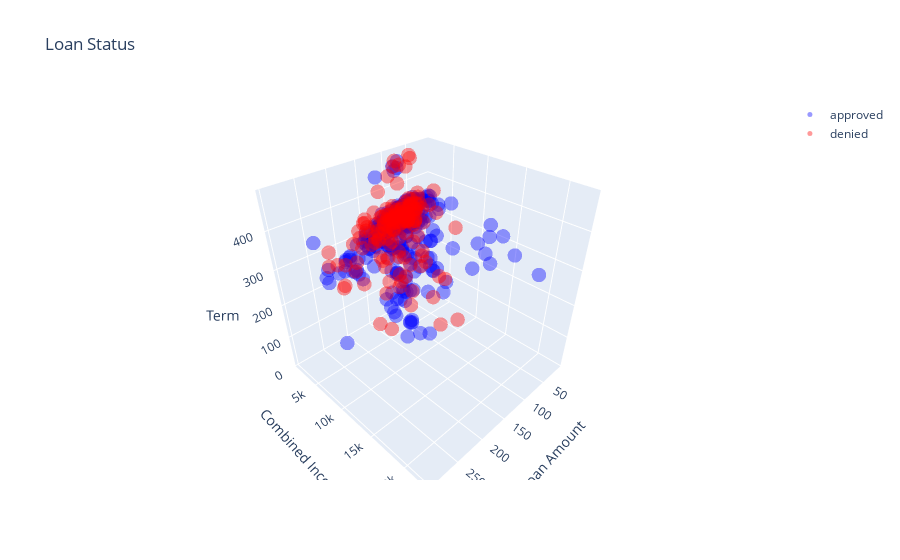

The notebook cell saved with this chart:
### Markdown cell above
#### Visualize the relationships with the target

### Code cell
# plotly visualization of Loan Status
import plotly.graph_objects as go

# remove a few outliers & split
approved=loans_df[(loans_df['LoanAmount']<300) & (loans_df['Combined_Income']<25000) & (loans_df['Loan_Status']=='Y')]
denied=loans_df[(loans_df['LoanAmount']<300) & (loans_df['Combined_Income']<25000) & (loans_df['Loan_Status']=='N')]

trace0=go.Scatter3d(
    x=approved['LoanAmount'],
    y=approved['Combined_Income'],
    z=approved['Loan_Amount_Term'],
    name='approved',
    mode='markers',
    text = list(zip(
            ["Credit: {}".format(x) for x in loans_df['Credit_History']],
            ["Education: {}".format(x) for x in loans_df['Education']],
            ["Property Area: {}".format(x) for x in loans_df['Property_Area']],
            ["Gender: {}".format(x) for x in loans_df['Gender']],
            ["Education: {}".format(x) for x in loans_df['Education']],
            ["Self-Employed: {}".format(x) for x in loans_df['Self_Employed']]
            )) ,
    hoverinfo='text',
    marker=dict(size=5, color='blue', opacity=0.4))

trace1=go.Scatter3d(
    x=denied['LoanAmount'],
    y=denied['Combined_Income'],
    z=denied['Loan_Amount_Term'],
    name='denied',
    mode='markers',
    text = list(zip(
            ["Credit: {}".format(x) for x in loans_df['Credit_History']],
            ["Education: {}".format(x) for x in loans_df['Education']],
            ["Property Area: {}".format(x) for x in loans_df['Property_Area']],
            ["Gender: {}".format(x) for x in loans_df['Gender']],
            ["Education: {}".format(x) for x in loans_df['Education']],
            ["Self-Employed: {}".format(x) for x in loans_df['Self_Employed']]
            )) ,
    hoverinfo='text',
    marker=dict(size=5, color='red', opacity=0.4))

layout = go.Layout(title="Loan Status",
                    showlegend=True,
                        scene = dict(
                        xaxis=dict(title='Loan Amount'),
                        yaxis=dict(title='Combined Income'),
                        zaxis=dict(title='Term')
                ))
fig=go.Figure([trace0, trace1], layout)
fig

### Figure 1 — Plotly figure (JSON) as saved in the notebook; plotly's stock layout.template omitted (floating-point values rounded to 4 significant figures; data arrays with more than 128 entries replaced by an {"elided": "..."} marker saying what was removed)
{"data": [{"hoverinfo": "text", "marker": {"color": "blue", "opacity": 0.4, "size": 5}, "mode": "markers", "name": "approved", "text": {"elided": "614 str values"}, "type": "scatter3d", "x": {"elided": "391 int values"}, "y": {"elided": "391 float values"}, "z": {"elided": "391 int values"}}, {"hoverinfo": "text", "marker": {"color": "red", "opacity": 0.4, "size": 5}, "mode": "markers", "name": "denied", "text": {"elided": "614 str values"}, "type": "scatter3d", "x": {"elided": "167 int values"}, "y": {"elided": "167 int values"}, "z": {"elided": "167 int values"}}], "layout": {"autosize": true, "scene": {"aspectmode": "auto", "aspectratio": {"x": 1, "y": 1, "z": 1}, "xaxis": {"title": {"text": "Loan Amount"}, "type": "linear"}, "yaxis": {"title": {"text": "Combined Income"}, "type": "linear"}, "zaxis": {"title": {"text": "Term"}, "type": "linear"}}, "showlegend": true, "title": {"text": "Loan Status"}}}
